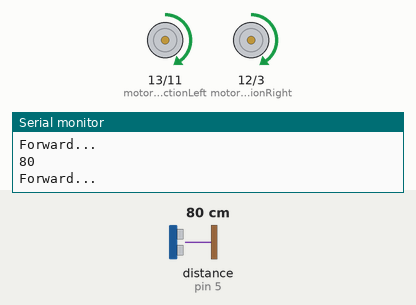
Bench run of a sketch on a simulated Arduino Uno, built with avr-gcc and run on an emulated ATmega328P. On the bench: direction and speed pins drawn as motors (green arrow = direction pin HIGH = forward, orange = LOW = backward, longer = more drive), the last lines printed to the serial monitor. Wiring (inferred from the names in the program): ultrasonic range finder: trigger pin 5; echo pin 5. Inputs (shaded band) come from the test bench; at power-on: distance to the obstacle (sensor on pin 5) 80 cm. The echo pulse lasts 58.3 µs per cm.

Above: at 1.2 s.
1.3 s: distance to the obstacle (sensor on pin 5) set to 17 cm
2.8 s: distance to the obstacle (sensor on pin 5) set to 13 cm
At 3.8 s:
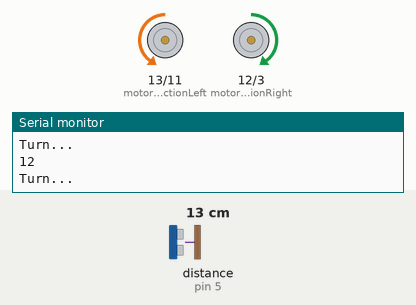
4.3 s: distance to the obstacle (sensor on pin 5) set to 250 cm
At 5.2 s:
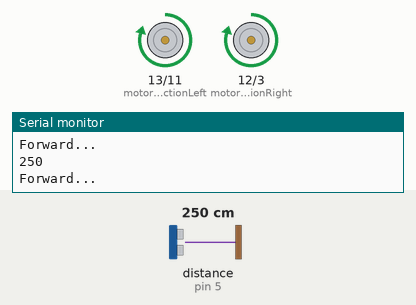
5.8 s: distance to the obstacle (sensor on pin 5) set to 2 cm
At 7.0 s:
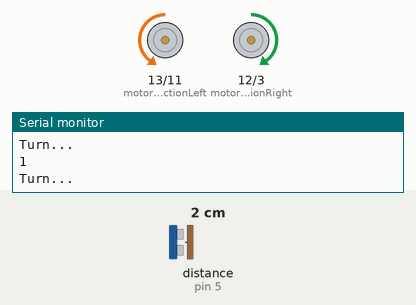
7.3 s: distance to the obstacle (sensor on pin 5) set to 18 cm
At 7.8 s:
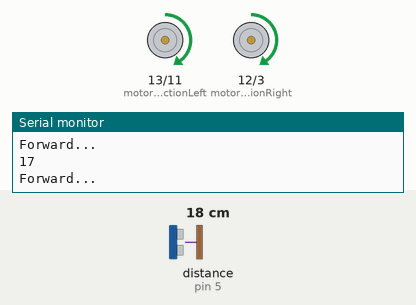
Timing chart, 0 to 9.8 s (numbered marks = the images above; inputs shaded):
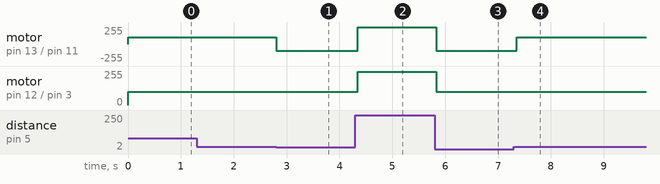

The sketch:

ObstacleSensingRobot.ino
```cpp
/*
An ulta-sonic obstacle detecting robot.
*/

const int ultraSonicPin = 5;

const int motorSpeedRight = 3;
const int motorSpeedLeft = 11;
const int motorDirectionRight = 12;
const int motorDirectionLeft = 13;

void setup() {
  Serial.begin(9600);

  pinMode(motorSpeedRight, OUTPUT);
  pinMode(motorSpeedLeft, OUTPUT);
  pinMode(motorDirectionRight, OUTPUT);
  pinMode(motorDirectionLeft, OUTPUT);
}

void loop() {

  // Instantiate the required variables
  long duration, distance, acceleration;

  // Trigger ping with a high pulse for 2 or more  milliseconds, cleaning the
  // high pulse with a low pulse before and after.
  pinMode(ultraSonicPin, OUTPUT);
  digitalWrite(ultraSonicPin, LOW);
  delayMicroseconds(2);

  digitalWrite(ultraSonicPin, HIGH);
  delayMicroseconds(5);

  digitalWrite(ultraSonicPin, LOW);

  // Use the same pin to recieve the ping.
  pinMode(ultraSonicPin, INPUT);
  duration = pulseIn(ultraSonicPin, HIGH);

  // Convert the time into a distance.
  distance = microsecondsToCentimeters(duration);
  Serial.println(distance);

  // Make a variable speed depending on the distance from obsticle
  if (distance >= 255) {
    acceleration = 255;
  }
  else if (distance <= 100) {
    acceleration = 100;
  }
  else {
    acceleration = distance;
  }

  if (distance < 15) {
    goLeft();
    Serial.println("Turn...");
  }
  else {
    digitalWrite(motorDirectionRight, HIGH);
    digitalWrite(motorDirectionLeft, HIGH);
    analogWrite(motorSpeedRight, acceleration);
    analogWrite(motorSpeedLeft, acceleration);

    Serial.println("Forward...");
  }

  delay(100);
}

void goForward (long speed) {
  digitalWrite(motorDirectionRight, HIGH);
  digitalWrite(motorDirectionLeft, HIGH);
  analogWrite(motorSpeedRight, 255);
  analogWrite(motorSpeedLeft, 255);
}

void goLeft () {
  digitalWrite(motorDirectionRight, HIGH);
  digitalWrite(motorDirectionLeft, LOW);
  analogWrite(motorSpeedRight, 100);
  analogWrite(motorSpeedLeft, 100);
}

long microsecondsToCentimeters(long microseconds) {
  // The speed of sound is 340 m/s or 29 microseconds per centimeter, therefor
  // because the distance travels to the obstacle and back again the distance
  // is halfed.
  return microseconds / 29 / 2;
}
```

Measured:
- the behaviour switches between 16 and 15 cm on distance to the obstacle (sensor on pin 5) (found by bisection; images 0 and 1)
- after the input at 2.8 s, motor on pin 13 (motorDirectionLeft) / pin 11 (motorSpeedLeft): forward 100/255 → backward 100/255 at once
- after the input at 4.3 s, motor on pin 13 (motorDirectionLeft) / pin 11 (motorSpeedLeft): backward 100/255 → forward 250/255 after 0.05 s; motor on pin 12 (motorDirectionRight) / pin 3 (motorSpeedRight): forward 100/255 → forward 250/255 after 0.05 s
- after the input at 5.8 s, motor on pin 13 (motorDirectionLeft) / pin 11 (motorSpeedLeft): forward 250/255 → backward 100/255 at once; motor on pin 12 (motorDirectionRight) / pin 3 (motorSpeedRight): forward 250/255 → forward 100/255 at once
- after the input at 7.3 s, motor on pin 13 (motorDirectionLeft) / pin 11 (motorSpeedLeft): backward 100/255 → forward 100/255 after 0.05 s
